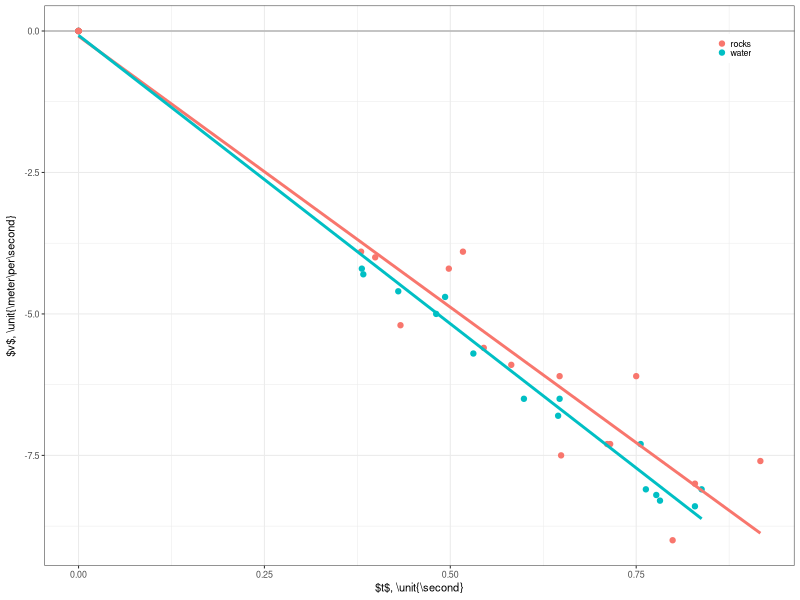

Source code (R):
library(ggplot2)
library(dplyr)

raw <- read.csv('velocity.csv',header=TRUE)
grouped <- dplyr::group_by(raw,type)

# make plot
fig <- ggplot(raw, aes(t, v_ms, colour=type)) +
    geom_hline(yintercept=0,colour="gray70") +
    geom_point() +
    geom_smooth(method="lm",se=FALSE) +
    theme_bw(base_size=8) + 
    xlab('$t$, \\unit{\\second}')+
    ylab('$v$, \\unit{\\meter\\per\\second}')+
    theme(legend.position="inside",
	legend.position.inside=c(0.95,0.95),
	legend.justification.inside=c("right","top"),
	legend.title=element_blank(),
	legend.key.size=unit(4,"pt"),
	axis.title.y=element_text(margin=margin(t=0,r=5,b=0,l=0,unit="pt")))

# save the figure
ggsave("fig2.svg", plot=fig, width=3.4167, height=2, units="in")

# print stats for linear fits
print(summary(lm(v_ms~t,filter(raw,type=='water'))))
print(summary(lm(v_ms~t,filter(raw,type=='rocks'))))

# use ANOVA to check if differences are significant
model1 <- lm(v_ms~t, data=raw)
model2 <- lm(v_ms~t+type, data=raw)
print(anova(model1,model2))


